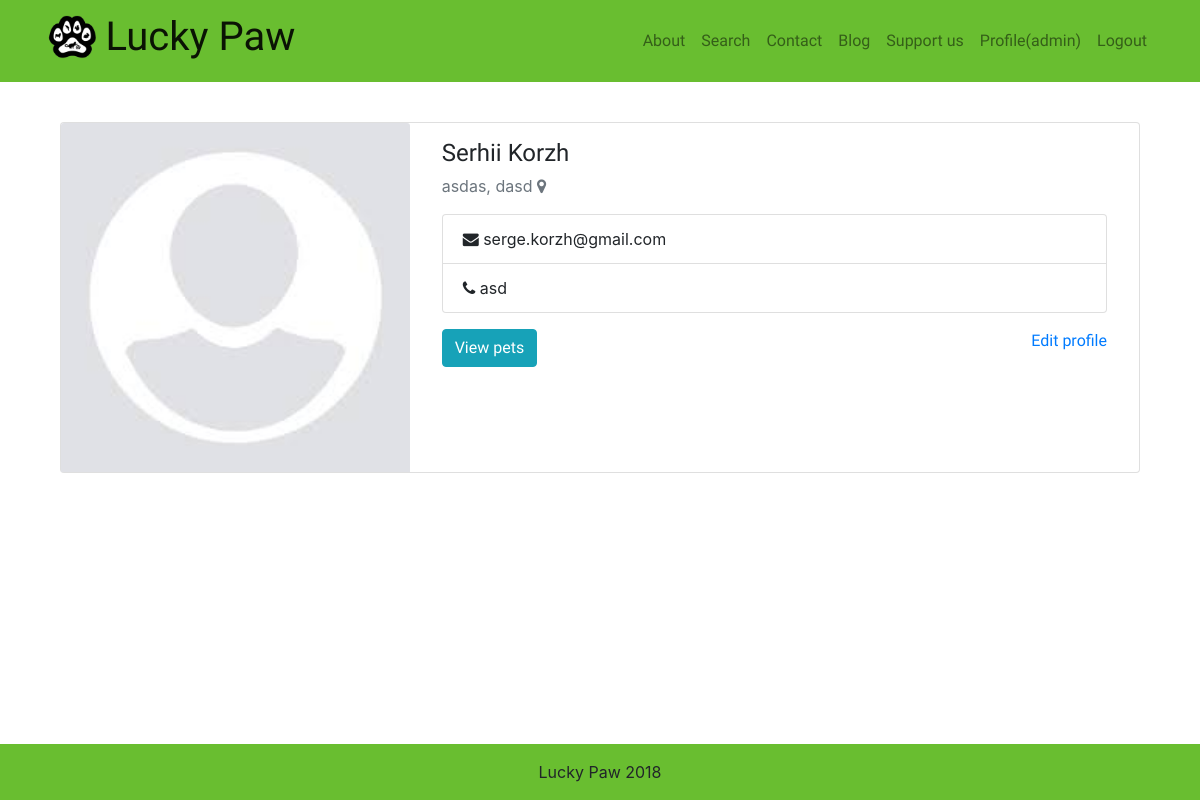
/user/serge/ (signed in), run on an earlier commit of the app's database.
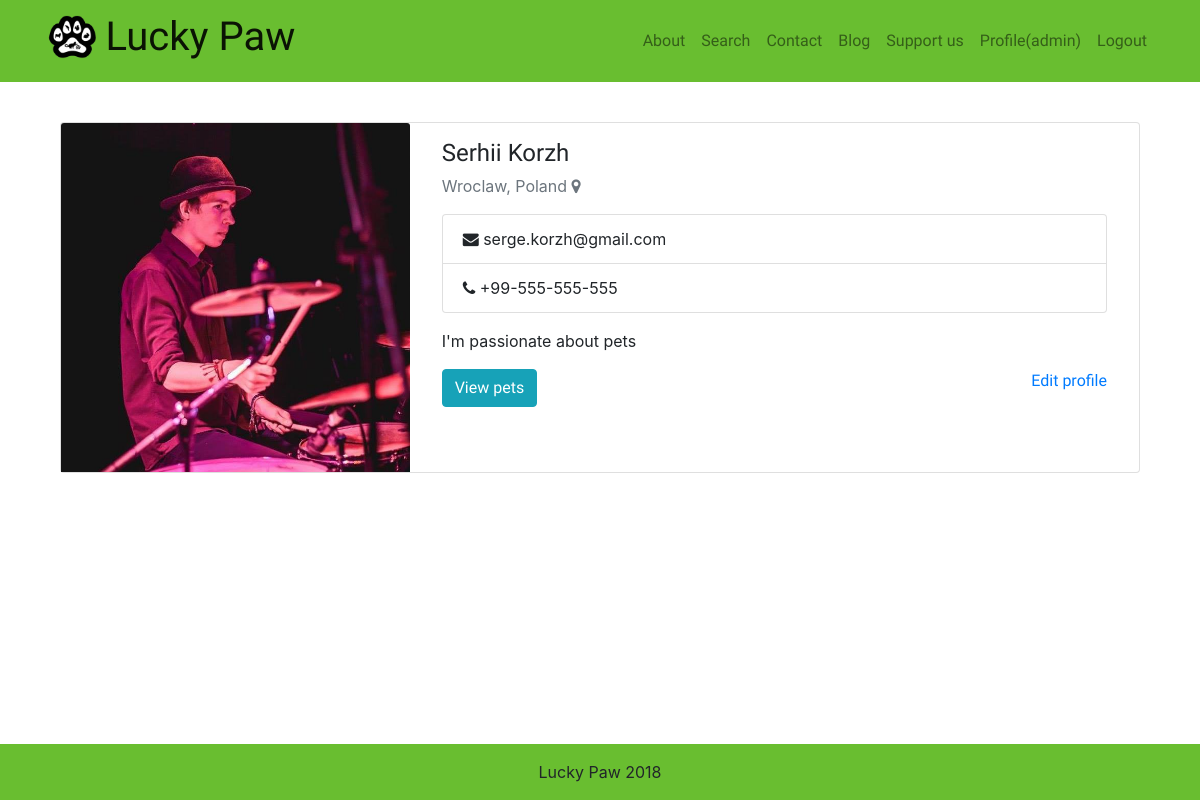
And on a later commit of the database.
### app/models.py (models this page shows, shortened)
class Supervisor(models.Model):
    user = models.OneToOneField(User, related_name='user', on_delete=models.CASCADE)
    city = models.CharField(max_length=50, default='', blank=True)
    country = models.CharField(max_length=50, default='', blank=True)
    telephone = models.CharField(max_length=50, default='', blank=True)
    photo = models.ImageField(upload_to=user_directory_path, default='users/user_default_image.jpg')
    description = models.CharField(max_length=2000, default='', blank=True)

### app/views.py (the view)
# urls.py: path('user/<username>/', views.user_profile, name='user_profile'),
@login_required
def user_profile(request, username):
    user = User.objects.get(username=username)
    supervisor = get_object_or_404(models.Supervisor, user=user)
    return render(request, 'app/user_profile.html', {'supervisor': supervisor, 'user': user})

### app/templates/app/user_profile.html (shortened to what this page needs)
{% extends 'app/base.html' %}
{% load staticfiles %}
{% block content %}
<div class="container py-3">
        <div class="card">
          <div class="d-flex flex-row">
            <div class="w-50">
                <img class="card-img-top" src="{{ supervisor.photo.url }}" alt="" class="img-rounded img-responsive" />
            </div>
              <div class="w-100 mx-3 my-3">
                <div class="card-block px-3">
                  <h4 class="card-title">{{ user.get_full_name }}</h4>
                  <p class="card-subtitle text-muted">{{ supervisor.city }}, {{ supervisor.country }} <i class="fa fa-map-marker"></i></p>
                  <p class="card-text">
                      <ul class="list-group">
                          <li class="list-group-item"><i class="fa fa-envelope"></i> {{ user.email}}</li>
                          <li class="list-group-item"><i class="fa fa-phone"></i> {{ supervisor.telephone }}</li>
                      </ul>
                  </p>
                  <p class="card-text">{{ supervisor.description }}</p>
                  <a href="{% url 'index' %}" class="btn btn-info d-inline-block">View pets</a>
                  {% if request.user.is_superuser or request.user == user %}
                    <a class="float-right" href="{% url 'user_edit' username=user.username %}">Edit profile</a>
                  {% endif %}
                </div>
              </div>
            </div>
          </div>
        </div>
{% endblock %}

What changed in the data, as far as the page shows it:
changed Supervisor: photo: picture added in place of a placeholder; city "asdas" → "Wroclaw"; country "dasd" → "Poland"; telephone "asd" → "+99-555-555-555"; description (not shown) → "I'm passionate about pets"
